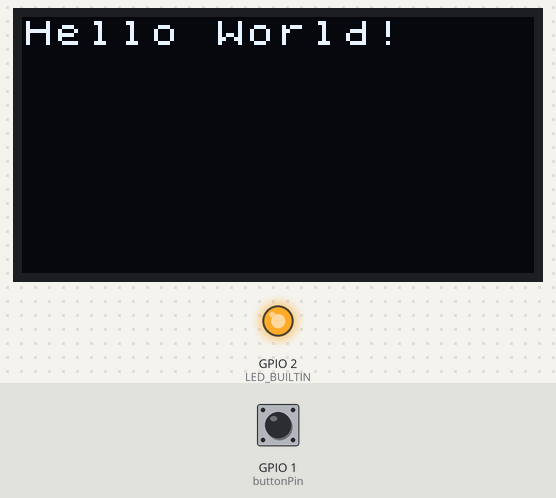
Bench run of a sketch on a simulated ESP32. Parts: 128×64 one-colour display, output pins drawn as LEDs (lit = HIGH). Inputs (shaded band) come from the test bench; at power-on: GPIO 1 (buttonPin) HIGH.

Above: at 1.2 s.
1.3 s: GPIO 1 (buttonPin) pulled LOW for 0.15 s
At 1.37 s:
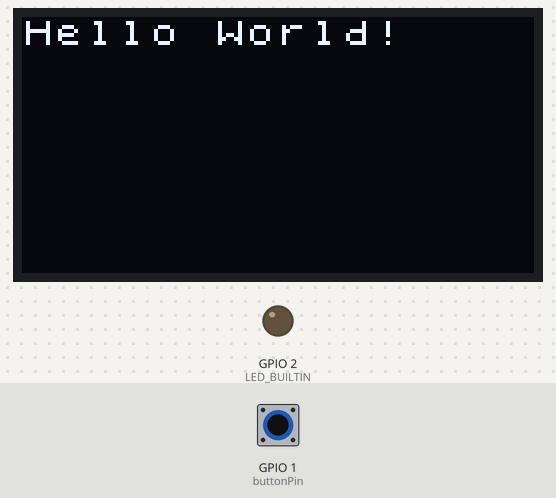
2.9 s: GPIO 1 (buttonPin) pulled LOW for 3.2 s
At 7.3 s:
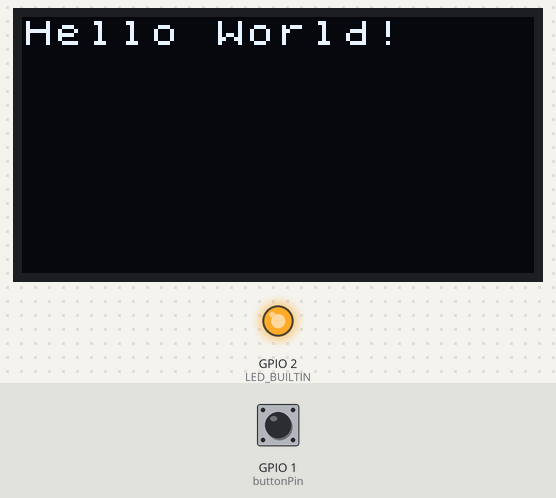
Timing chart, 0 to 8.8 s (numbered marks = the images above; inputs shaded):
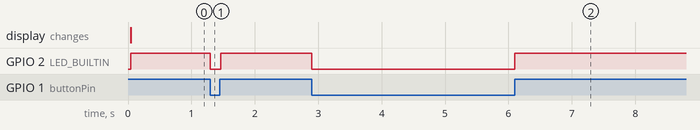

Measured:
- after the input at 1.3 s, GPIO 2 (LED_BUILTIN): HIGH → LOW at once, → HIGH 0.16 s later
- after the input at 2.9 s, GPIO 2 (LED_BUILTIN): HIGH → LOW at once, → HIGH 3.2 s later

The sketch:

OLED.ino
```cpp
#include <Arduino.h>
#include <U8x8lib.h>
#include <Wire.h>


const int buttonPin = 1;     // the number of the pushbutton pin
int buttonState = 0;         // variable for reading the pushbutton status

// #define PIN_WIRE_SCL D5 // where D5 is the pin name for I2C SCL (clock) signal
// #define PIN_WIRE_SDA D4 //where D4 is the pin name for I2C SDA (data) signal

// U8X8_SSD1306_128X64_NONAME_HW_I2C u8x8(/* clock=*/ PIN_WIRE_SCL, /* data=*/ PIN_WIRE_SDA, /* reset=*/ U8X8_PIN_NONE);   // OLEDs without Reset of the Display

U8X8_SSD1306_128X64_NONAME_HW_I2C u8x8(/* reset=*/ U8X8_PIN_NONE);   // OLEDs without Reset of the Display

void setup(void) {
  u8x8.begin();
  u8x8.setFlipMode(1);   // set number from 1 to 3, the screen word will rotary 180

    // initialize the LED pin as an output:
  pinMode(LED_BUILTIN, OUTPUT);
  // initialize the pushbutton pin as an input:
  pinMode(buttonPin, INPUT_PULLUP);
}

void loop(void) {
  u8x8.setFont(u8x8_font_chroma48medium8_r);
  u8x8.setCursor(0, 0);
  u8x8.print("Hello World!");

    // read the state of the pushbutton value:
  buttonState = digitalRead(buttonPin);

  // check if the pushbutton is pressed. If it is, the buttonState is HIGH:
  if (buttonState == HIGH) {
    // turn LED on:
    digitalWrite(LED_BUILTIN, HIGH);
  } else {
    // turn LED off:
    digitalWrite(LED_BUILTIN, LOW);
  }

}
```
